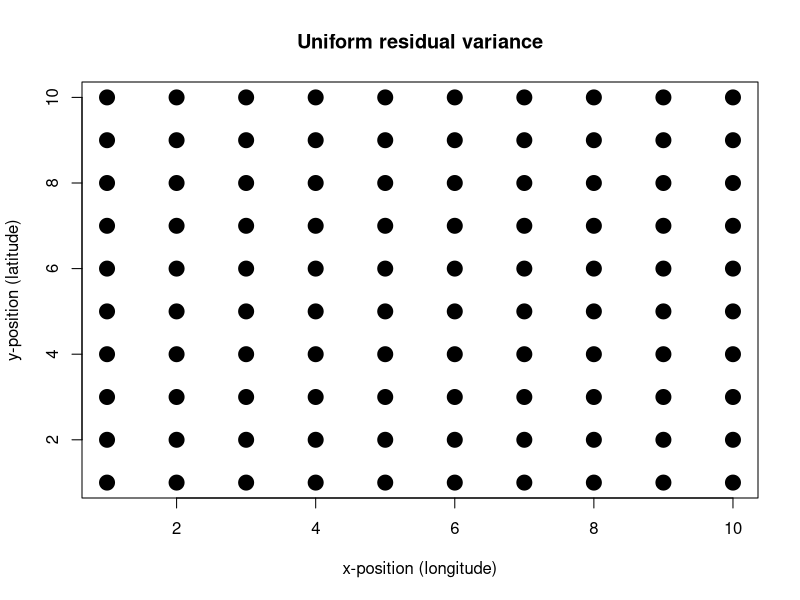
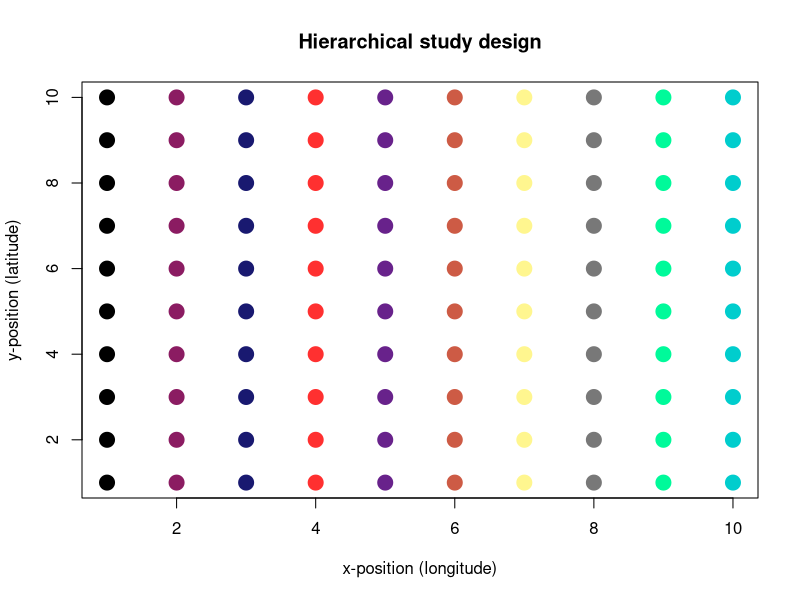
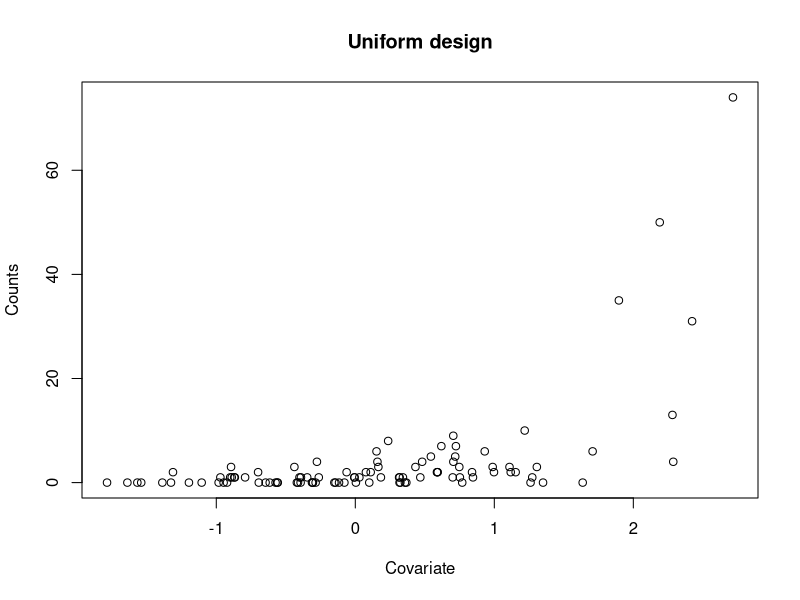
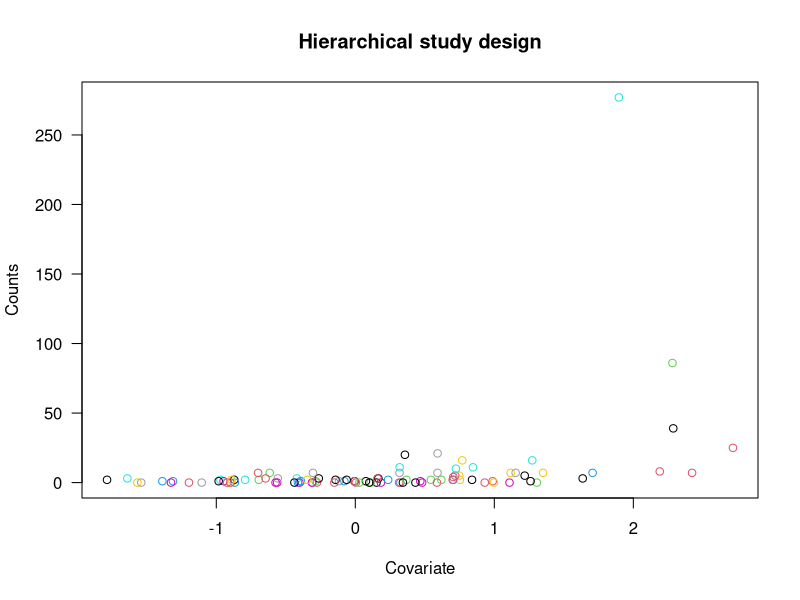

Reproduce these figures in R, in order.
## ---- chunk 1
knitr::opts_chunk$set(echo = TRUE)
## ---- chunk 2
x_cord <- 1:10
y_cord <- 1:10
d <- expand.grid(x_cord,y_cord)
plot(d,pch=19,col="black",cex=2,xlab="x-position (longitude)",ylab="y-position (latitude)"
     ,main="Uniform residual variance")

## ---- chunk 3

patches <-c("black","maroon4","midnightblue","firebrick1","darkorchid4",
            "coral3","khaki1","gray47","mediumspringgreen","cyan3")

plot(d,pch=19,col=patches,cex=2,xlab="x-position (longitude)",ylab="y-position (latitude)"
     ,main="Hierarchical study design")
## ---- chunk 4
n = 100
set.seed(7)
x = rnorm(n)
sample.id = 1:n
beta1 = 0
beta2 = 1
sigma = 1
L = beta1 + beta2*x
L_link = rpois(n,exp(L))
y = rpois(n,exp(L+ rnorm(n, sd=sigma))) 
data <- data.frame(sampling_unit=sample.id,covariate=x,counts=y,predictor=L,predictor_pois=L_link)
plot(x,y,xlab="Covariate",ylab="Counts"
     ,main="Uniform design")
## ---- chunk 5
n = 100
L = beta1 + beta2*x
L_link = rpois(n,exp(L))
np = 10
plot.id = c(rep(1:10,10))
sigma.plot = 1
ap = rnorm(np, sd = sigma.plot)
a = ap[plot.id]
y = rpois(n,exp(L+ a + rnorm(n, sd = sigma))) 
plot.id = as.factor(plot.id)
data2 <- data.frame(sampling_unit=sample.id,plots=plot.id,covariate=x,counts=y,predictor=L,plot_effect=a,predictor_pois=L_link)
plot(x,y,col = plot.id, las = 1,xlab="Covariate",ylab="Counts"
     ,main="Hierarchical study design")
